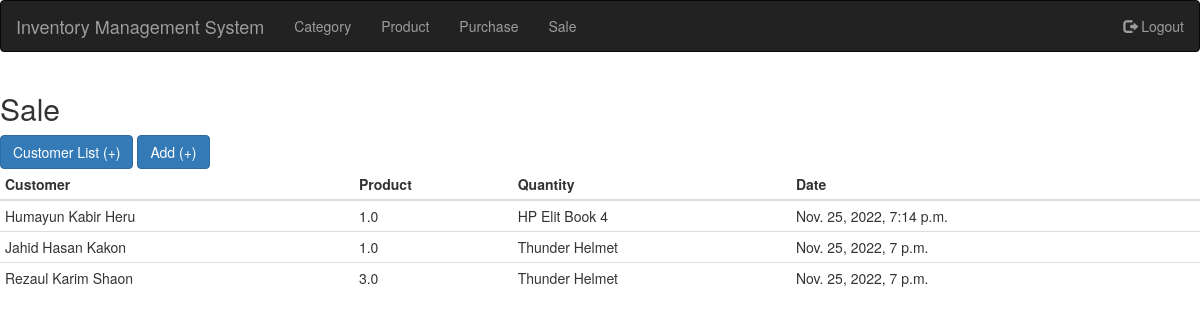
/inventory/sale (signed in), run on the app's committed database.
### ims_inventory/models.py (models this page shows, shortened)
class Sale(models.Model):
    inventory = models.ForeignKey(Inventory, on_delete=models.CASCADE)
    quantity = models.FloatField(default=0.0, blank=False, null=False)
    customer = models.ForeignKey('ims_user.Customer', on_delete=models.CASCADE)
    added_date_time = models.DateTimeField(auto_now_add=True)

class Inventory(models.Model):
    product = models.ForeignKey('ims_product.Product', on_delete=models.CASCADE)
    quantity = models.FloatField(default=0.0, blank=False, null=False)

### ims_user/models.py (models this page shows)
class Customer(models.Model):
    name = models.CharField(max_length=200, blank=False, null=False)
    address = models.TextField(blank=True, null=True)
    email = models.EmailField(blank=True, null=True)
    cell = models.CharField(max_length=500, null=True, blank=True)
    is_deleted = models.BooleanField(default=False)
    added_date_time = models.DateTimeField(auto_now_add=True)
    def __str__(self):
        return self.name

### ims_product/models.py (models this page shows, shortened)
class Product(models.Model):
    name = models.CharField(max_length=200, null=False, blank=False)
    image = models.ImageField(upload_to='product', null=True, blank=True)
    category = models.ForeignKey(Category, on_delete=models.CASCADE)
    is_deleted = models.BooleanField(default=False)
    added_date_time = models.DateTimeField(auto_now_add=True)

### ims_inventory/views.py (the view)
# urls.py: path('sale', views.sale_list, name='sale_list'),
@login_required(login_url='login')
def sale_list(request):
    sales = Sale.objects.all().order_by('-id')
    context = {
        'sales': sales,
    }
    return render(request, 'sale_list.html', context)

### templates/sale_list.html
{% load static %}
{% include 'base.html' %}
{% block body %}
<h2>Sale</h2>
<a class="btn btn-primary" href="{% url 'customer_list' %}">Customer List (+)</a>
<a class="btn btn-primary" href="{% url 'sale_add' %}">Add (+)</a>
<table class="table table-condensed">
    <thead>
        <tr>
            <th>Customer</th>
            <th>Product</th>
            <th>Quantity</th>
            <th>Date</th>
        </tr>
    </thead>
    <tbody>
        {% for sale in sales %}
        <tr>
            <td>{{ sale.customer }}</td>
            <td>{{ sale.quantity }}</td>
            <td>{{ sale.inventory.product.name }}</td>
            <td>{{ sale.added_date_time }}</td>
        </tr>
        {% endfor %}
    </tbody>
</table>
{% endblock %}

### data on the page
Sale: customer "Humayun Kabir Heru", quantity "1.0", inventory.product.name "HP Elit Book 4", added_date_time "Nov. 25, 2022, 7:14 p.m."
Sale: customer "Jahid Hasan Kakon", quantity "1.0", inventory.product.name "Thunder Helmet", added_date_time "Nov. 25, 2022, 7 p.m."
Sale: customer "Rezaul Karim Shaon", quantity "3.0", inventory.product.name "Thunder Helmet", added_date_time "Nov. 25, 2022, 7 p.m."
